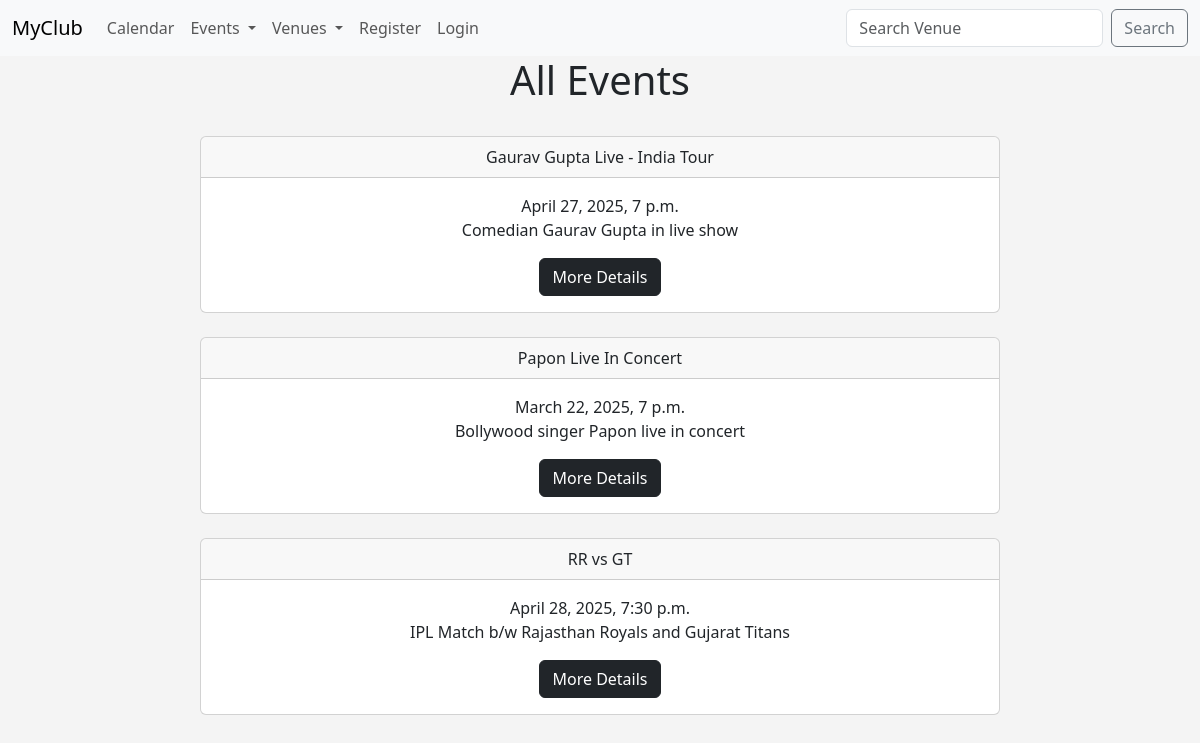
Before: /events with the older database file.
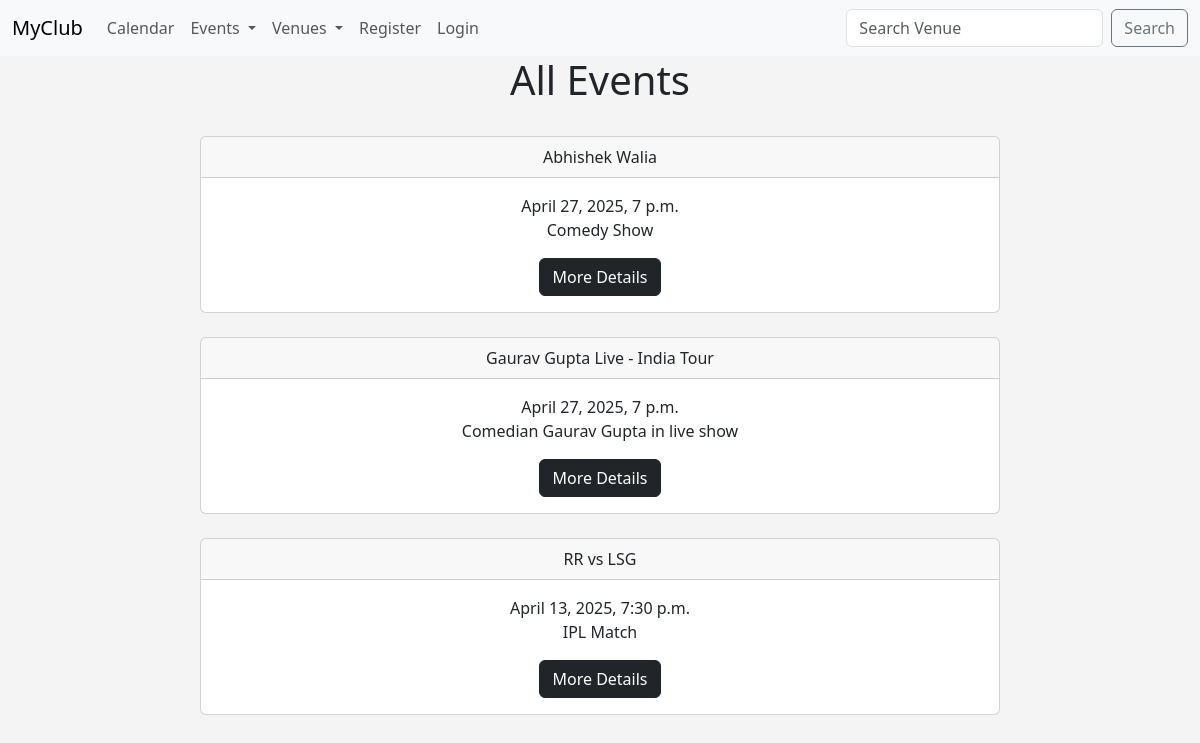
After: the same page with the newer database file.
### myclub_app/models.py (models this page shows, shortened)
class Event(models.Model):
    name = models.CharField('Event Name', max_length=500)
    event_date = models.DateTimeField()
    venue = models.ForeignKey(Venue, blank=True,null=True, on_delete=models.CASCADE)
    manager = models.ForeignKey(User,blank=True,null=True,on_delete=models.SET_NULL)
    description = models.TextField(blank=True)
    attendees = models.ManyToManyField(MyClubUser, blank=True)

### myclub_app/views.py (the view)
# urls.py: path('events',views.events,name="events"),
def events(request):
    try :
        event_list = Event.objects.all().order_by('name')   #order by name
    except :
        event_list = None
    return render(request, 'event_list.html', {'event_list':event_list})

### myclub_app/templates/event_list.html (shortened to what this page needs)
{% extends 'base.html' %}
{% block content %}
    <center>
    <h1>All Events</h1>
    <br>
    {% for event in event_list%}
    <div class="card" style="width: 50rem;">
    <div class="card-header">{{ event.name }}</div>
    <div class="card-body">{{ event.event_date }}
    <p class="card-text">{{ event.description }}</p>
    <a href="{% url 'event_details' event.id %}" class="btn btn-dark">More Details</a>
    </div>
    </div>
    <br>
    {% endfor %}
    </center>
{% endblock content %}

### myclub_app/templates/base.html (shortened to what this page needs)
<!doctype html>
<html lang="en">
  <head>
    <link href="https://cdn.jsdelivr.net/npm/bootstrap@5.3.3/dist/css/bootstrap.min.css" rel="stylesheet">
  </head>
  <body>
  <nav class="navbar navbar-expand-lg bg-body-tertiary">
  <div class="container-fluid">
    <a class="navbar-brand" href="{% url 'home' %}">MyClub</a>
    <div class="collapse navbar-collapse" id="navbarSupportedContent">
      <ul class="navbar-nav me-auto mb-2 mb-lg-0">
        <li class="nav-item">
          <a class="nav-link" href="{% url 'schedule' '2025' 'March' %}">Calendar</a>
        </li>
        <li class="nav-item dropdown">
          <a class="nav-link dropdown-toggle" href="#" role="button" data-bs-toggle="dropdown" aria-expanded="false">
            Events
          </a>
         </li>
        <li class="nav-item dropdown">
          <a class="nav-link dropdown-toggle" href="#" role="button" data-bs-toggle="dropdown" aria-expanded="false">
            Venues
          </a>
         </li>
        {% if user.is_authenticated %}
        <li class="nav-item">
          <a class="nav-link" href="{% url 'logout' %}">Logout</a>
        </li>
        {% else %}
        <li class="nav-item">
          <a class="nav-link" href="{% url 'register_user' %}">Register</a>
        </li>
        <li class="nav-item">
          <a class="nav-link" href="{% url 'login' %}">Login</a>
        </li>
        {% endif %}
      </ul>
      <form class="d-flex" role="search" method=POST action="{% url 'search_venues' %}">
        <input class="form-control me-2" type="search" placeholder="Search Venue" aria-label="Search" name="searched">
        <button class="btn btn-outline-secondary" type="submit">Search</button>
      </form>
    </div>
  </div>
</nav>
    {% block content %}
    {% endblock content %}
  </body>
</html>

### myclub_app/templates/base.html (style rules this page uses)
body { background: #f4f4f4; }

Changed rows visible on the page:
removed Event: name "Papon Live In Concert", event_date "March 22, 2025, 7 p.m.", description "Bollywood singer Papon live in concert"
removed Event: name "RR vs GT", event_date "April 28, 2025, 7:30 p.m.", description "IPL Match b/w Rajasthan Royals and Gujarat Titans"
added Event: name "Abhishek Walia", event_date "April 27, 2025, 7 p.m.", description "Comedy Show"
added Event: name "RR vs LSG", event_date "April 13, 2025, 7:30 p.m.", description "IPL Match"
